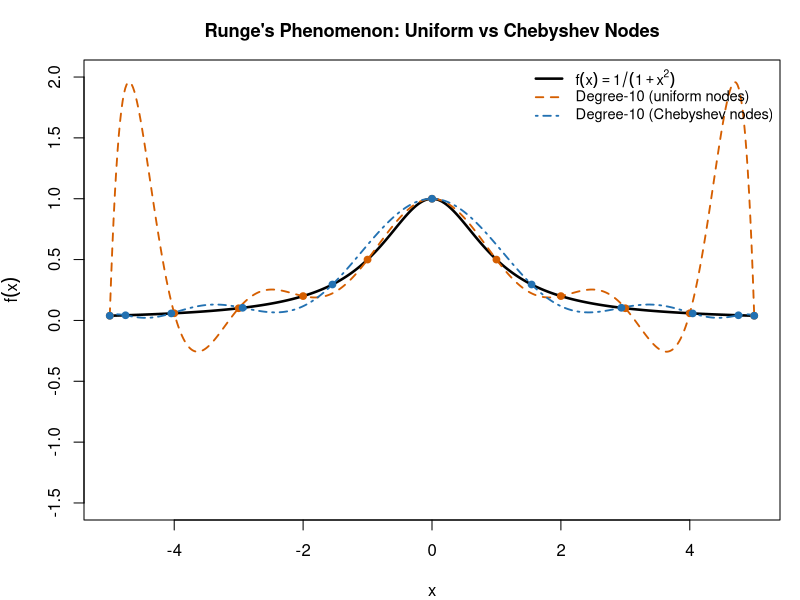
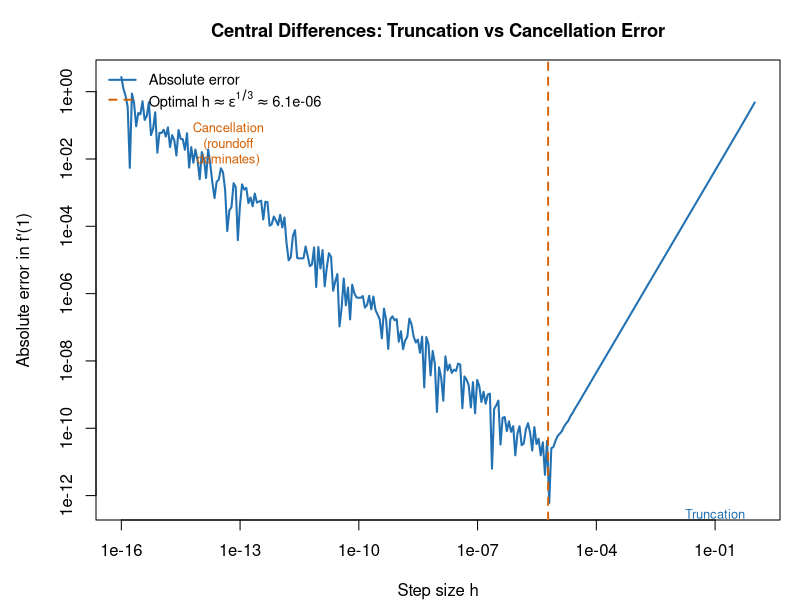
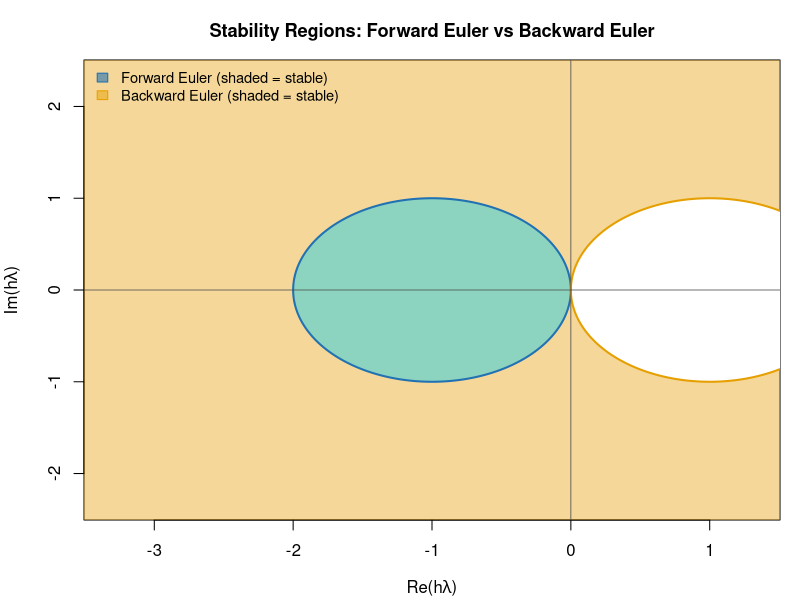
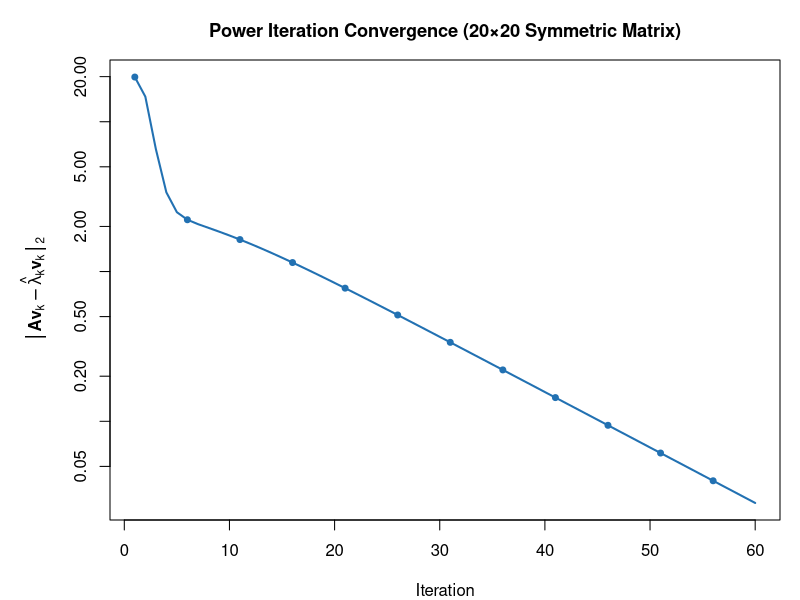
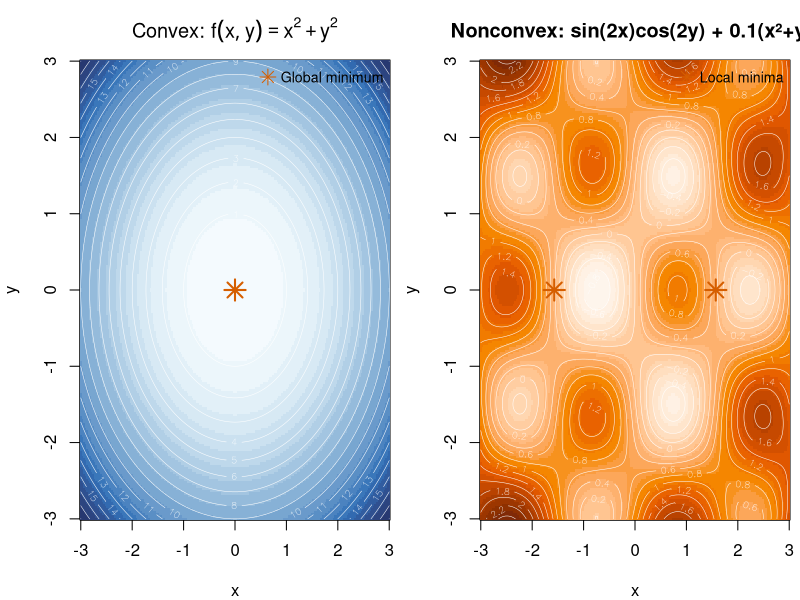
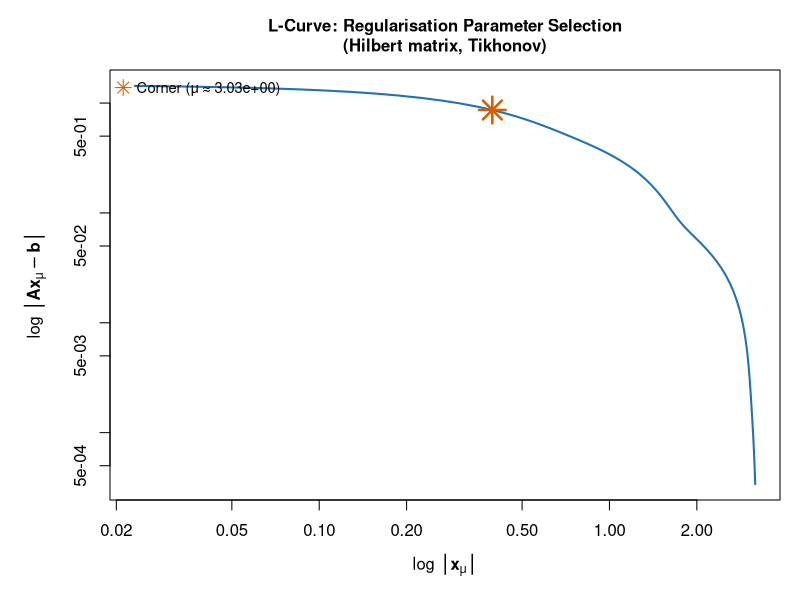

The R source for these figures, in order:
#!/usr/bin/env Rscript
# Generate all figures for the numerical analysis primer.
# Run via: Rscript generate_plots.R  (inside the rocker/tidyverse container)

dir.create("figures", showWarnings = FALSE, recursive = TRUE)

FIGDPI <- 150
BLUE   <- "#2271B2"
ORANGE <- "#E69F00"
GREEN  <- "#009E73"
RED    <- "#D55E00"

# Vandermonde polynomial interpolation (degree n = length(x_nodes) - 1)
poly_interp <- function(x_nodes, y_nodes, x_eval) {
  n <- length(x_nodes) - 1
  V <- outer(x_nodes, 0:n, `^`)
  coefs <- solve(V, y_nodes)
  sapply(x_eval, function(xi) sum(coefs * xi^(0:n)))
}

cat("Generating figures...\n")

# --------------------------------------------------------------------------
# 1. Runge's phenomenon
# --------------------------------------------------------------------------
cat("  figures/runge_phenomenon.png\n")
local({
  f <- function(x) 1 / (1 + x^2)
  x_fine <- seq(-5, 5, length.out = 500)
  n <- 10

  x_unif <- seq(-5, 5, length.out = n + 1)
  y_unif  <- poly_interp(x_unif, f(x_unif), x_fine)

  k <- 0:n
  x_cheb <- -5 * cos(k * pi / n)
  y_cheb  <- poly_interp(x_cheb, f(x_cheb), x_fine)

  png("figures/runge_phenomenon.png", width = 800, height = 500, res = FIGDPI)
  par(mar = c(4, 4.2, 3, 1))
  plot(x_fine, f(x_fine), type = "l", lwd = 2.5, col = "black",
       ylim = c(-1.5, 2.0), xlab = expression(x), ylab = expression(f(x)),
       main = "Runge's Phenomenon: Uniform vs Chebyshev Nodes", cex.main = 1.1)
  lines(x_fine, y_unif, col = RED,  lwd = 1.8, lty = 2)
  lines(x_fine, y_cheb, col = BLUE, lwd = 1.8, lty = 4)
  points(x_unif, f(x_unif), col = RED,  pch = 19, cex = 0.9)
  points(x_cheb, f(x_cheb), col = BLUE, pch = 19, cex = 0.9)
  legend("topright", bty = "n", lty = c(1, 2, 4), lwd = c(2.5, 1.8, 1.8),
         col = c("black", RED, BLUE),
         legend = c(expression(f(x) == 1 / (1 + x^2)),
                    "Degree-10 (uniform nodes)",
                    "Degree-10 (Chebyshev nodes)"), cex = 0.88)
  dev.off()
})

# --------------------------------------------------------------------------
# 2. Finite-difference step-size vs error
# --------------------------------------------------------------------------
cat("  figures/finite_diff_stepsize.png\n")
local({
  f <- exp
  x0 <- 1.0
  true_deriv <- exp(1.0)
  h_vals <- 10^seq(-16, 0, length.out = 300)
  errors  <- abs((f(x0 + h_vals) - f(x0 - h_vals)) / (2 * h_vals) - true_deriv)
  errors[errors == 0] <- 1e-17

  eps_mach <- .Machine$double.eps
  h_opt    <- eps_mach^(1 / 3)

  png("figures/finite_diff_stepsize.png", width = 800, height = 500, res = FIGDPI)
  par(mar = c(4, 4.8, 3, 1))
  plot(h_vals, errors, type = "l", lwd = 2, col = BLUE, log = "xy",
       xlab = "Step size h",
       ylab = expression("Absolute error in " * f * "'(1)"),
       main = "Central Differences: Truncation vs Cancellation Error",
       cex.main = 1.1)
  abline(v = h_opt, col = RED, lty = 2, lwd = 1.8)
  legend("topleft", bty = "n", lty = c(1, 2), lwd = c(2, 1.8),
         col = c(BLUE, RED),
         legend = c("Absolute error",
                    bquote("Optimal" ~ h %~~% epsilon^{1/3} %~~% .(sprintf("%.1e", h_opt)))),
         cex = 0.88)
  text(5e-14, 0.03, "Cancellation\n(roundoff\ndominates)", col = RED,  cex = 0.78)
  text(0.1,   1e-13, "Truncation\n(discretisation\ndominates)", col = BLUE, cex = 0.78)
  dev.off()
})

# --------------------------------------------------------------------------
# 3. Stability regions: Forward Euler vs Backward Euler
# --------------------------------------------------------------------------
cat("  figures/stability_regions.png\n")
local({
  re_g <- seq(-3.5, 1.5, length.out = 400)
  im_g <- seq(-2.5, 2.5, length.out = 400)
  Z <- outer(re_g, im_g, function(r, i) complex(real = r, imaginary = i))

  fe_stable <- Mod(1 + Z) <= 1.0     # disk at -1, radius 1
  be_stable  <- Mod(Z - 1) >= 1.0    # exterior of disk at +1, radius 1

  # Encode: 0=neither, 1=FE only, 2=BE only, 3=both
  code_mat <- fe_stable * 1L + be_stable * 2L

  cols <- c("white",
            adjustcolor(BLUE,   alpha.f = 0.55),   # FE only
            adjustcolor(ORANGE, alpha.f = 0.40),   # BE only
            adjustcolor(GREEN,  alpha.f = 0.45))   # both

  theta <- seq(0, 2 * pi, length.out = 360)

  png("figures/stability_regions.png", width = 800, height = 650, res = FIGDPI)
  par(mar = c(4, 4.2, 3, 1))
  image(re_g, im_g, code_mat, col = cols,
        xlab = expression("Re(" * h * lambda * ")"),
        ylab = expression("Im(" * h * lambda * ")"),
        main = "Stability Regions: Forward Euler vs Backward Euler",
        cex.main = 1.1)
  # Boundary circles
  lines(-1 + cos(theta), sin(theta), col = BLUE,   lwd = 2)
  lines( 1 + cos(theta), sin(theta), col = ORANGE, lwd = 2)
  abline(h = 0, col = "grey30", lwd = 0.8)
  abline(v = 0, col = "grey30", lwd = 0.8)
  legend("topleft", bty = "n",
         fill   = c(adjustcolor(BLUE, 0.6), adjustcolor(ORANGE, 0.5)),
         border = c(BLUE, ORANGE),
         legend = c("Forward Euler (shaded = stable)",
                    "Backward Euler (shaded = stable)"), cex = 0.88)
  dev.off()
})

# --------------------------------------------------------------------------
# 4. Eigenvalue convergence (power iteration)
# --------------------------------------------------------------------------
cat("  figures/eigenvalue_convergence.png\n")
local({
  set.seed(42)
  n <- 20
  A_raw <- matrix(rnorm(n * n), n, n)
  A <- A_raw %*% t(A_raw)   # symmetric positive definite

  v <- rnorm(n)
  v <- v / sqrt(sum(v^2))

  max_iters <- 60
  residuals  <- numeric(max_iters)
  for (i in seq_len(max_iters)) {
    w   <- as.numeric(A %*% v)
    lam <- sum(v * w)
    residuals[i] <- sqrt(sum((w - lam * v)^2))
    v <- w / sqrt(sum(w^2))
  }

  png("figures/eigenvalue_convergence.png", width = 800, height = 500, res = FIGDPI)
  par(mar = c(4, 5.5, 3, 1))
  plot(seq_len(max_iters), residuals, type = "l", lwd = 2, col = BLUE, log = "y",
       xlab = "Iteration",
       ylab = expression(group("||", bold(A)*bold(v)[k] - hat(lambda)[k]*bold(v)[k], "||")[2]),
       main = "Power Iteration Convergence (20×20 Symmetric Matrix)",
       cex.main = 1.1)
  points(seq(1, max_iters, by = 5), residuals[seq(1, max_iters, by = 5)],
         col = BLUE, pch = 19, cex = 0.8)
  dev.off()
})

# --------------------------------------------------------------------------
# 5. Optimisation landscape: convex vs nonconvex
# --------------------------------------------------------------------------
cat("  figures/optimisation_landscape.png\n")
local({
  n_g  <- 200
  xv   <- seq(-3, 3, length.out = n_g)
  yv   <- seq(-3, 3, length.out = n_g)
  X    <- outer(xv, rep(1, n_g))
  Y    <- outer(rep(1, n_g), yv)

  Z_conv    <- X^2 + Y^2
  Z_nonconv <- sin(2*X) * cos(2*Y) + 0.1*(X^2 + Y^2)

  png("figures/optimisation_landscape.png", width = 1100, height = 520, res = FIGDPI)
  par(mfrow = c(1, 2), mar = c(4, 4, 3, 0.5))

  # Convex
  image(xv, yv, Z_conv, col = hcl.colors(20, "Blues", rev = TRUE),
        xlab = "x", ylab = "y",
        main = expression("Convex: " * f(x,y) == x^2 + y^2))
  contour(xv, yv, Z_conv, nlevels = 15, add = TRUE, col = "white", lwd = 0.5)
  points(0, 0, pch = 8, cex = 2, col = RED, lwd = 2)
  legend("topright", bty = "n", pch = 8, col = RED, pt.cex = 1.5,
         legend = "Global minimum", cex = 0.85)

  # Nonconvex
  image(xv, yv, Z_nonconv, col = hcl.colors(25, "Oranges", rev = TRUE),
        xlab = "x", ylab = "y",
        main = "Nonconvex: sin(2x)cos(2y) + 0.1(x²+y²)")
  contour(xv, yv, Z_nonconv, nlevels = 20, add = TRUE, col = "white", lwd = 0.5)
  local_min_x <- c(-pi/2, pi/2)
  local_min_y <- c(0, 0)
  points(local_min_x, local_min_y, pch = 8, cex = 2, col = RED, lwd = 2)
  legend("topright", bty = "n", pch = 8, col = RED, pt.cex = 1.5,
         legend = "Local minima", cex = 0.85)

  dev.off()
  par(mfrow = c(1, 1))
})

# --------------------------------------------------------------------------
# 6. L-curve (Tikhonov regularisation on Hilbert matrix)
# --------------------------------------------------------------------------
cat("  figures/lcurve.png\n")
local({
  hilbert_mat <- function(n) {
    i <- seq_len(n)
    1 / outer(i, i, function(a, b) a + b - 1)
  }

  n <- 10
  A <- hilbert_mat(n)
  set.seed(7)
  x_true <- rnorm(n)
  b <- A %*% x_true

  mu_vals <- 10^seq(-6, 2, length.out = 80)
  norms_x <- numeric(length(mu_vals))
  norms_r <- numeric(length(mu_vals))

  AtA <- t(A) %*% A
  Atb <- t(A) %*% b
  In  <- diag(n)

  for (j in seq_along(mu_vals)) {
    x_mu      <- solve(AtA + mu_vals[j] * In, Atb)
    norms_x[j] <- sqrt(sum(x_mu^2))
    norms_r[j] <- sqrt(sum((A %*% x_mu - b)^2))
  }

  # Corner: maximum discrete curvature in log-log space
  lx  <- log(norms_x)
  lr  <- log(norms_r)
  dx  <- diff(lx);  dy  <- diff(lr)
  ddx <- diff(dx);  ddy <- diff(dy)
  m   <- length(ddx)
  curvature <- abs(dx[1:m] * ddy - dy[1:m] * ddx) /
               (dx[1:m]^2 + dy[1:m]^2 + 1e-12)^1.5
  corner_idx <- which.max(curvature) + 1L

  png("figures/lcurve.png", width = 700, height = 600, res = FIGDPI)
  par(mar = c(5, 5.5, 3.5, 1))
  plot(norms_x, norms_r, type = "l", lwd = 2, col = BLUE, log = "xy",
       xlab = expression(log * " " * group("||", bold(x)[mu], "||")),
       ylab = expression(log * " " * group("||", bold(A)*bold(x)[mu] - bold(b), "||")),
       main = "L-Curve: Regularisation Parameter Selection\n(Hilbert matrix, Tikhonov)",
       cex.main = 1.0)
  points(norms_x[corner_idx], norms_r[corner_idx],
         pch = 8, cex = 2.5, col = RED, lwd = 2.5)
  legend("topleft", bty = "n", pch = 8, col = RED, pt.cex = 1.5,
         legend = sprintf("Corner (μ ≈ %.2e)", mu_vals[corner_idx]),
         cex = 0.88)
  dev.off()
})

cat("Done.\n")
